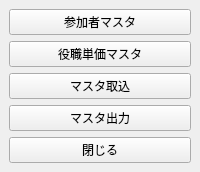
<?xml version="1.0" encoding="UTF-8"?>
<ui version="4.0">
 <class>MasterMenuWindow</class>
 <widget class="QMainWindow" name="MasterMenuWindow">
  <property name="windowTitle"><string>マスタメニュー</string></property>
  <widget class="QWidget" name="centralwidget">
   <layout class="QVBoxLayout" name="mainLayout">
    <item><widget class="QPushButton" name="participantMasterButton"><property name="text"><string>参加者マスタ</string></property></widget></item>
    <item><widget class="QPushButton" name="roleRateMasterButton"><property name="text"><string>役職単価マスタ</string></property></widget></item>
    <item><widget class="QPushButton" name="masterImportButton"><property name="text"><string>マスタ取込</string></property></widget></item>
    <item><widget class="QPushButton" name="masterExportButton"><property name="text"><string>マスタ出力</string></property></widget></item>
    <item><widget class="QPushButton" name="closeButton"><property name="text"><string>閉じる</string></property></widget></item>
   </layout>
  </widget>
 </widget>
 <resources/>
 <connections/>
</ui>
